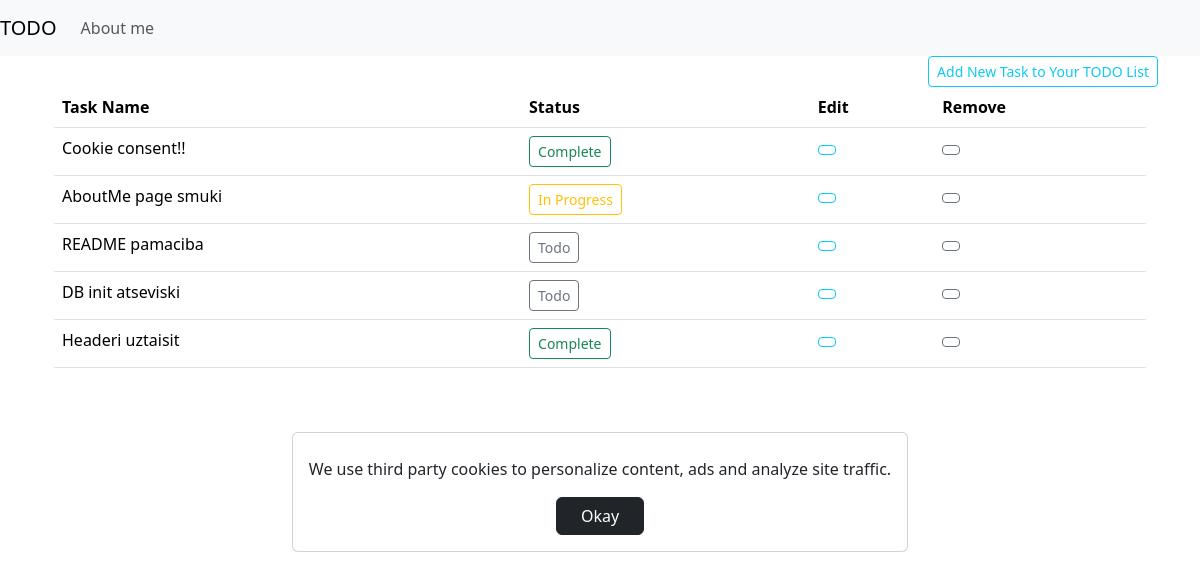
/, run on an earlier commit of the app's database.
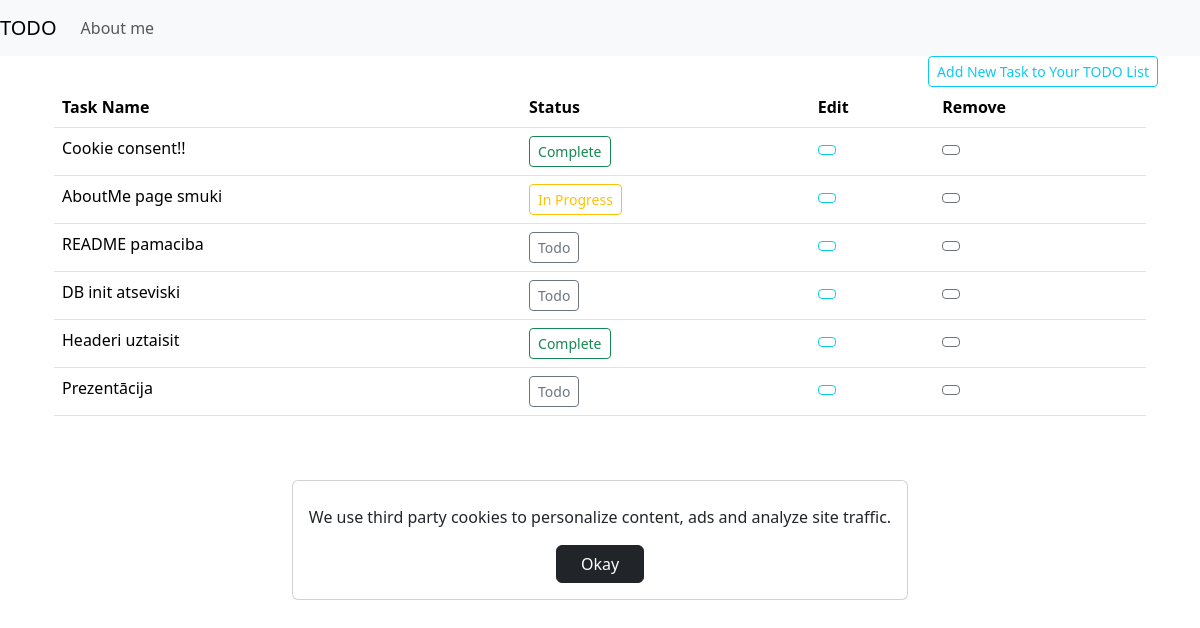
And on a later commit of the database.
### tables this page shows
CREATE TABLE tasks(
                id INTEGER PRIMARY KEY AUTOINCREMENT,
                name varchar(255) NOT NULL,
                status char(30)
            );

### app.py (the view)
@app.route("/")
def home():
    tasks = database.fetch_todo()
    return render_template("index.html", taskItems=tasks) #rendering index.html file

### database.py (called while the page is built)
def fetch_todo():
    conn = sqlite3.connect('./db/database.db')
    query_results = conn.execute("Select * from tasks;").fetchall()
    conn.close()
    todo_list = []
    for result in query_results:
        item = {
            "id": result[0],
            "name": result[1],
            "status": result[2]
        }
        todo_list.append(item)
    return todo_list

### templates/index.html (shortened to what this page needs)
<!DOCTYPE html>
<html lang="en">
<head>
    <link href="https://cdn.jsdelivr.net/npm/bootstrap@5.3.3/dist/css/bootstrap.min.css" rel="stylesheet">
</head>
<body>
    {% include "navbar.html"%}
        <div class="container">
            <div style="text-align: right;">
                <button type="button" class="btn btn-outline-info btn-sm" data-bs-toggle="modal"
                                                                data-bs-target="#task-modal" data-source="New Task">Add New Task to Your TODO List</button>
            </div>
        <div class="container table-responsive">
            <table class="table">
                <thead>
                <tr>
                    <th class="task">Task Name</th>
                    <th class="status">Status</th>
                    <th class="update">Edit</th>
                    <th class="update">Remove</th>
                </tr>
                </thead>
                <tbody>
                    {% for task in taskItems %}
                    <tr>
                        <td>{{task.name}}</td>
                        {% if task.status == "In Progress" %}
                            <td><button type="button" class="btn btn-outline-warning btn-sm state"
                                                                data-source="{{task.id}}">{{task.status}}</button></td>
                        {%endif%}
                        {% if task.status == "Todo" %}
                            <td><button type="button" class="btn btn-outline-secondary btn-sm state"
                                                                data-source="{{task.id}}">{{task.status}}</button></td>
                        {%endif%}
                        {% if task.status == "Complete" %}
                            <td><button type="button" class="btn btn-outline-success btn-sm state"
                                                                data-source="{{task.id}}">{{task.status}}</button></td>
                        {%endif%}
                        <td><button type="button" class="btn btn-outline-info btn-sm" data-bs-toggle="modal"
                                                                data-bs-target="#task-modal" data-source="{{task.id}}"
                                                                data-content="{{task.name}}">
                                                </button></td>
                        <td><button class="btn btn-outline-secondary btn-sm remove" data-source="{{task.id}}"
                                                                type="button">
                                                </button></td>
                    </tr>
                    {% endfor %}
                </tbody>
            </table>
            </div>
        </div>
        <div id="hide-cookies" style="display: none;">
        <div class="d-flex justify-content-center mt-5 h-100">
            <div class="d-flex align-items-center align-self-center card p-3 text-center cookies"><span class="mt-2">We use third party cookies to personalize content, ads and analyze site traffic.</span></a>
                <button
                    id="submit-cookies" class="btn btn-dark mt-3 px-4" type="button">Okay</button>
            </div>
        </div>
        </div>
</body>
</html>

### templates/navbar.html (shortened to what this page needs)
<nav class="navbar navbar-expand-lg navbar-light bg-light">
    <a class="navbar-brand" href="{{ url_for('home') }}">TODO</a>
    <div class="collapse navbar-collapse" id="navbarNav">
        <ul class="navbar-nav mr-auto">
            <li class="nav-item"><a class="nav-link" href="{{ url_for('about_me') }}">About me</a></li>
        </ul>
    </div>
</nav>

### templates/index.html (style rules this page uses)
#hide-cookies { display: none; }

What changed in the data, as far as the page shows it:
added tasks: name "Prezentācija", status "Todo"
